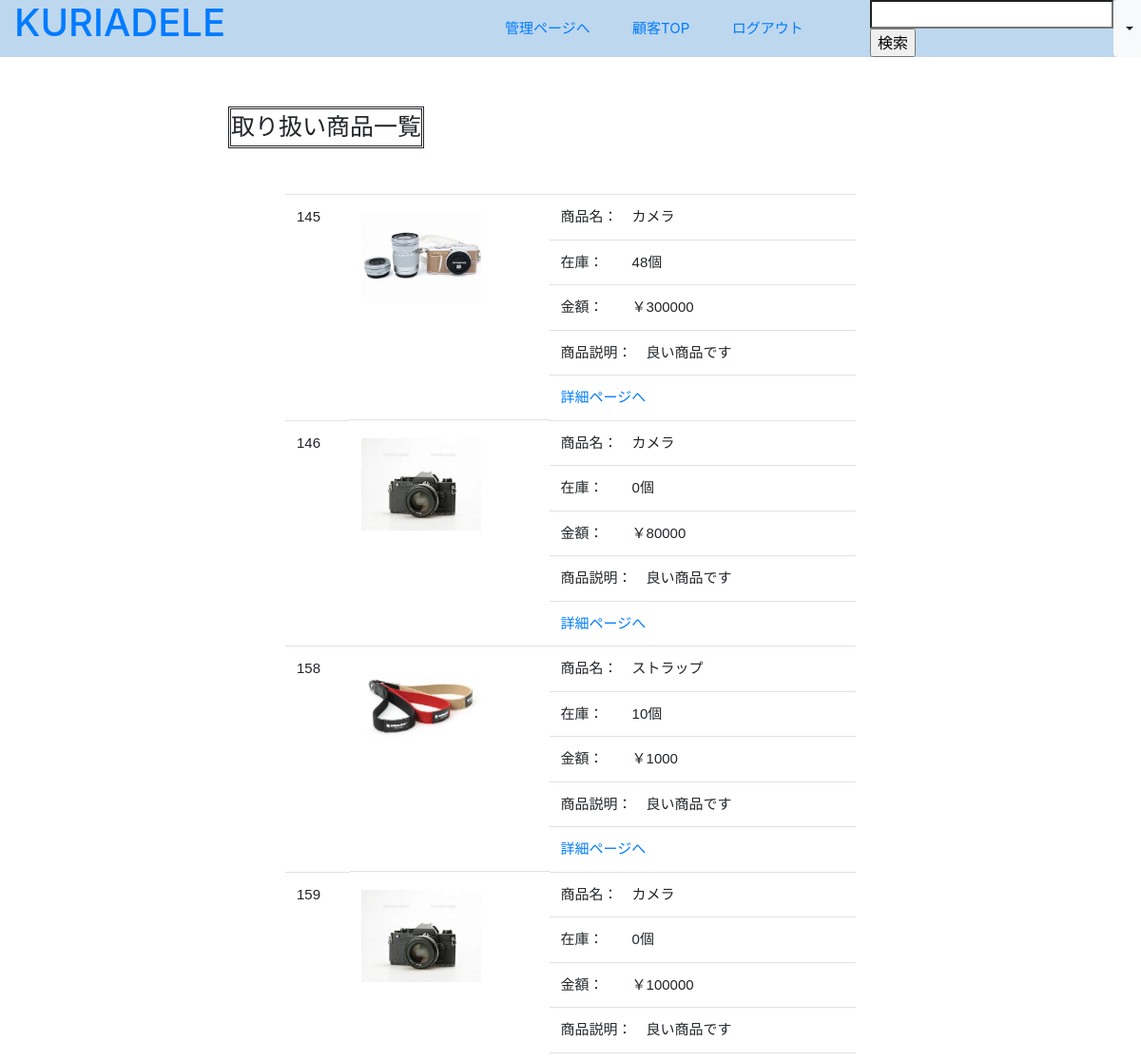
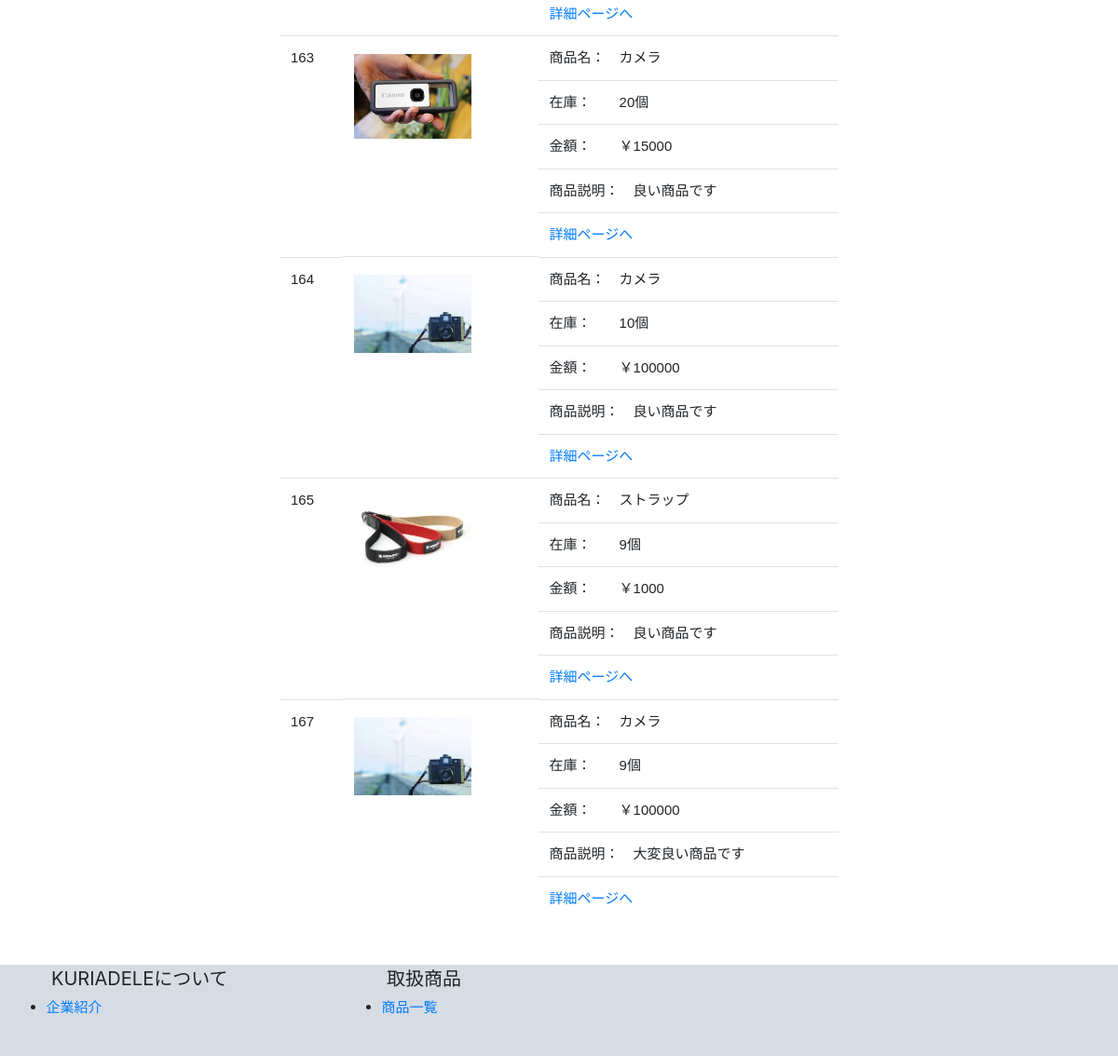
Screenshot of /admin_product.php (signed in) with the database file from the repository (2 pictures, top to bottom).
### tables this page shows
CREATE TABLE `items` (
  `id` int(11) NOT NULL AUTO_INCREMENT,
  `name` varchar(255) NOT NULL,
  `image` varchar(255) NOT NULL,
  `price` int(11) NOT NULL,
  `stock` int(11) NOT NULL,
  `description` varchar(1000) NOT NULL,
  `created_at` timestamp NOT NULL DEFAULT CURRENT_TIMESTAMP ON UPDATE CURRENT_TIMESTAMP,
  `flag` int(11) NOT NULL,
  PRIMARY KEY (`id`)
);

### admin_product.php (called while the page is built, shortened)
<?php
    require_once 'daos/item_dao.php';
    $flag = null;
    $items = ItemDAO::select_all_items($flag);
    include_once 'admin_views/admin_product_view.php';
?>

### daos/item_dao.php (called while the page is built, shortened)
<?php
    class ItemDAO extends DAO{
            public static function select_all_items(){
            $pdo = null;
            $stmp = null;
            try{
                $pdo = self::get_connection();
                $stmt = $pdo->query('SELECT * FROM items WHERE flag=1');
                $stmt->setFetchMode(PDO::FETCH_CLASS|PDO::FETCH_PROPS_LATE, 'Item');
                $items = $stmt->fetchAll();
                return $items;
            }catch(PDOException $e){
                return "問題が発生しました<br>" . $e->getMessage();
            }finally{
                self::close_connection($pdo, $stmp);
            }
        }
    }
?>

### admin_views/admin_product_view.php (the view, shortened to what this page needs)
<!doctype html>
<html lang='ja'>
    <head>
        <link rel='stylesheet' href='index.css'>
        <link rel="stylesheet" href="https://stackpath.bootstrapcdn.com/bootstrap/4.5.2/css/bootstrap.min.css">
    </head>
    <body>
        <div class='container-fluid header fixed-top'>
            <div class='row'>
                <span class='col-lg-2 col-md-2 col-auto'>
                    <a href='admin_index.php'><h1>KURIADELE</h1></a>
                </span>
                <span class='col-lg-7 col-md-5 d-none d-lg-block span_a'>
                    <a href='administrator.php' class='span_b'>管理ページへ</a>
                    <a href='index.php' class='span_b'>顧客TOP</a>
                    <a href='admin_logout.php' class='span_b'>ログアウト</a>
                </span>
                <div class='col-lg-3 col-md-5 col-auto span_c'>
                    <form method='GET' action='admin_search.php'>
                        <input type='search' name='name'/>
                        <input type='submit' value='検索'/>
                    </form>
                    <button type="button" class="btn btn-light dropdown-toggle d-none d-sm-block" data-toggle="dropdown"></button>
                </div>
            </div>
        </div>
        <p class='body'>
            <p class='customer'>取り扱い商品一覧</p>
            <table class='container-fluid table col-lg-6'>
                <div class='row'>
                    <tbody>
                        <?php foreach($items as $item): ?>
                        <tr>
                            <td class='table_td'><?= $item->id ?></td>
                            <td class='table_img'><img src='upload/items/<?= $item->image ?>' class='img_td'></img></td>
                            <td class='table_td'>商品名：&emsp;<?= $item->name ?></td>
                            <td class='table_td'>在庫：&emsp;&emsp;<?= $item->stock ?>個</td>
                            <td class='table_td'>金額：&emsp;&emsp;￥<?= $item->price ?></td>
                            <td class='table_td'>商品説明：&emsp;<?= $item->description ?></td>
                            <form method='POST' action='item_new.php'>
                                <td class='table_td'> <a href='admin_buy.php?id=<?= $item->id ?>'>詳細ページへ</a></td>
                            </form>
                        </tr>
                        <?php endforeach; ?>
                    </tbody>
                </div>
            </table>
        </p>
        <div class='container-fluid footer'>
            <div class='row'>
            <ul><span class='col-lg-4'>KURIADELEについて</span><br>
                <li><a href='admin_company.php'>企業紹介</a></li>
            </ul>
            <ul><span class='col-lg-4'>取扱商品</span>
                <li><a href='admin_product.php'>商品一覧</a></li>
            </ul>
        </div>
    </body>
</html>

### index.css (style rules this page uses)
.header { position:fixed; background-color: #BDD7EE; align-items: center; }
.span_a { font-size: 15px; text-align: right; margin: auto; }
.span_b { text-align: right; margin-right: 6%; }
.span_c { text-align: left; margin: auto; display: flex; }
.body { padding: 4%; }
.customer { display: inline-block; font-size: 25px; border: double; margin-left: 20%; margin-bottom: 1%; text-align: center; }
.footer { background-color: #D6DCE4; margin-top: 4%; padding-bottom: 2%; }
ul { width: 30%; font-size: 20px; }
li { font-size: 15px; margin-top: 5px; margin-left: 3%; }
.img_td { width: 68%; margin-top: 4%; }
.table_td { display: flex; font-family: sans-serif; font-size: 15px }
.table_img { width: 35%; }

### rows the page displays
items: id "145", image (picture), name "カメラ", stock "48", price "300000", description "良い商品です"
items: id "146", image (picture), name "カメラ", stock "0", price "80000", description "良い商品です"
items: id "158", image (picture), name "ストラップ", stock "10", price "1000", description "良い商品です"
items: id "159", image (picture), name "カメラ", stock "0", price "100000", description "良い商品です"
items: id "163", image (picture), name "カメラ", stock "20", price "15000", description "良い商品です"
items: id "164", image (picture), name "カメラ", stock "10", price "100000", description "良い商品です"
items: id "165", image (picture), name "ストラップ", stock "9", price "1000", description "良い商品です"
items: id "167", image (picture), name "カメラ", stock "9", price "100000", description "大変良い商品です"
